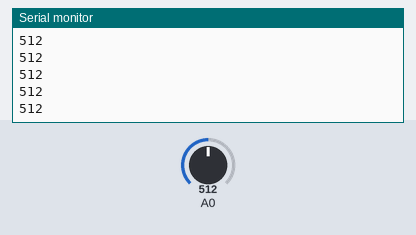
Bench run of a sketch on a simulated Arduino Uno, built with avr-gcc and run on an emulated ATmega328P. Shown: the last lines printed to the serial monitor. The test bench sets the inputs (shaded band); at power-on: A0 = 512.

Above: at 1.2 s.
1.3 s: A0 set to 716
At 1.9 s:
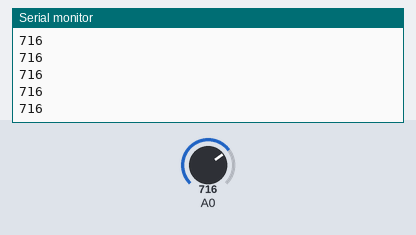
2.8 s: A0 set to 900
At 3.6 s:
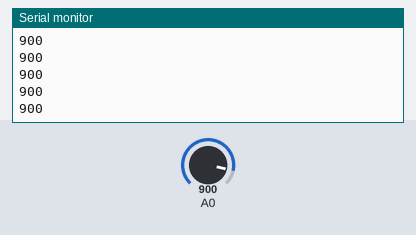
Timing chart, 0 to 5.8 s (numbered marks = the images above; inputs shaded):
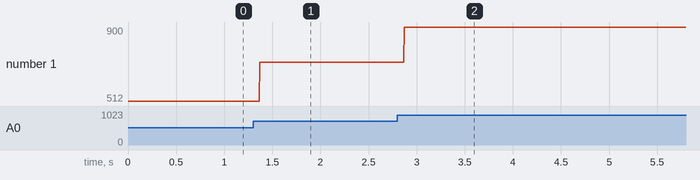

The sketch:

ISIKOLCER.ino
```cpp
int derece;
void setup() {
  Serial.begin(9600);

}

void loop() {
  derece=analogRead(A0);
  Serial.println(derece);
}
```

Measured:
- after the input at 1.3 s, the serial monitor: prints a new line after 0.07 s (image 1)
- after the input at 2.8 s, the serial monitor: prints a new line after 0.07 s (image 2)
- plotted number 1: 512 → 716 after the input at 1.3 s, 716 → 900 after the input at 2.8 s
